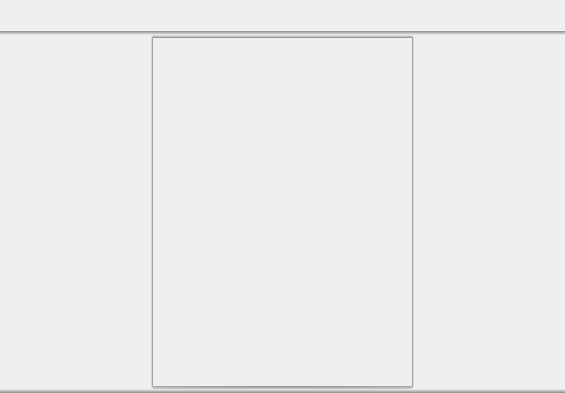
<?xml version="1.0" encoding="UTF-8"?>
<ui version="4.0">
 <class>GUI_Editor</class>
 <widget class="QWidget" name="GUI_Editor">
  <property name="geometry">
   <rect>
    <x>0</x>
    <y>0</y>
    <width>565</width>
    <height>393</height>
   </rect>
  </property>
  <property name="windowTitle">
   <string>Form</string>
  </property>
  <property name="styleSheet">
   <string notr="true">#toolsBarShadow{
	background-color: qlineargradient(spread:reflect, x1:0.5, y1:0, x2:0.5, y2:1, stop:0 rgba(25, 30, 28, 120), stop:1 rgba(0, 0, 0, 0));
}

#usersBarShadow{
background-color: qlineargradient(spread:reflect, x1:0.5, y1:1, x2:0.5, y2:0, stop:0 rgba(25, 30, 28, 120), stop:1 rgba(0, 0, 0, 0));
}</string>
  </property>
  <layout class="QVBoxLayout" name="verticalLayout" stretch="7,1,80,1,0">
   <property name="spacing">
    <number>0</number>
   </property>
   <property name="leftMargin">
    <number>0</number>
   </property>
   <property name="topMargin">
    <number>0</number>
   </property>
   <property name="rightMargin">
    <number>0</number>
   </property>
   <property name="bottomMargin">
    <number>0</number>
   </property>
   <item>
    <widget class="QWidget" name="toolsBarWidget" native="true">
     <layout class="QHBoxLayout" name="horizontalLayout_5">
      <property name="leftMargin">
       <number>0</number>
      </property>
      <property name="topMargin">
       <number>0</number>
      </property>
      <property name="rightMargin">
       <number>0</number>
      </property>
      <property name="bottomMargin">
       <number>0</number>
      </property>
     </layout>
    </widget>
   </item>
   <item>
    <widget class="QWidget" name="toolsBarShadow" native="true">
     <layout class="QHBoxLayout" name="horizontalLayout_3">
      <property name="leftMargin">
       <number>0</number>
      </property>
      <property name="topMargin">
       <number>0</number>
      </property>
      <property name="rightMargin">
       <number>0</number>
      </property>
      <property name="bottomMargin">
       <number>0</number>
      </property>
     </layout>
    </widget>
   </item>
   <item>
    <layout class="QHBoxLayout" name="horizontalLayout" stretch="4,7,4">
     <property name="spacing">
      <number>0</number>
     </property>
     <item>
      <spacer name="horizontalSpacer">
       <property name="orientation">
        <enum>Qt::Horizontal</enum>
       </property>
       <property name="sizeHint" stdset="0">
        <size>
         <width>40</width>
         <height>20</height>
        </size>
       </property>
      </spacer>
     </item>
     <item>
      <widget class="QWidget" name="widget_3" native="true">
       <layout class="QGridLayout" name="gridLayout" rowstretch="1,120,1" columnstretch="1,120,1">
        <property name="leftMargin">
         <number>0</number>
        </property>
        <property name="topMargin">
         <number>0</number>
        </property>
        <property name="rightMargin">
         <number>0</number>
        </property>
        <property name="bottomMargin">
         <number>0</number>
        </property>
        <property name="spacing">
         <number>0</number>
        </property>
        <item row="0" column="1">
         <widget class="QWidget" name="widget_6" native="true">
          <property name="styleSheet">
           <string notr="true">background-color: qlineargradient(spread:reflect, x1:0.5, y1:1, x2:0.5, y2:0, stop:0 rgba(25, 30, 28, 120), stop:1 rgba(0, 0, 0, 0));</string>
          </property>
         </widget>
        </item>
        <item row="1" column="0">
         <widget class="QWidget" name="widget_2" native="true">
          <property name="styleSheet">
           <string notr="true">background-color: qlineargradient(spread:reflect, x1:1, y1:0.5, x2:0, y2:0.5, stop:0 rgba(25, 30, 28, 120), stop:1 rgba(0, 0, 0, 0));</string>
          </property>
         </widget>
        </item>
        <item row="1" column="1">
         <widget class="QWidget" name="textWidget" native="true">
          <property name="sizePolicy">
           <sizepolicy hsizetype="Expanding" vsizetype="Expanding">
            <horstretch>0</horstretch>
            <verstretch>0</verstretch>
           </sizepolicy>
          </property>
          <layout class="QGridLayout" name="gridLayout_2">
           <property name="leftMargin">
            <number>0</number>
           </property>
           <property name="topMargin">
            <number>0</number>
           </property>
           <property name="rightMargin">
            <number>0</number>
           </property>
           <property name="bottomMargin">
            <number>0</number>
           </property>
          </layout>
         </widget>
        </item>
        <item row="1" column="2">
         <widget class="QWidget" name="widget_4" native="true">
          <property name="styleSheet">
           <string notr="true">background-color: qlineargradient(spread:reflect, x1:0, y1:0.5, x2:1, y2:0.5, stop:0 rgba(25, 30, 28, 120), stop:1 rgba(0, 0, 0, 0));</string>
          </property>
         </widget>
        </item>
        <item row="2" column="1">
         <widget class="QWidget" name="widget_5" native="true">
          <property name="styleSheet">
           <string notr="true">background-color: qradialgradient(spread:reflect, cx:0.5, cy:0, radius:1.6, fx:0.5, fy:0, stop:0 rgba(25, 30, 28, 120), stop:1 rgba(0, 0, 0, 0));</string>
          </property>
         </widget>
        </item>
        <item row="0" column="0">
         <widget class="QWidget" name="widget" native="true">
          <property name="styleSheet">
           <string notr="true">background-color: qradialgradient(spread:reflect, cx:1, cy:1, radius:1.5, fx:1, fy:1, stop:0 rgba(25, 30, 28, 120), stop:0.6 rgba(0, 0, 0, 0));</string>
          </property>
         </widget>
        </item>
        <item row="0" column="2">
         <widget class="QWidget" name="widget_7" native="true">
          <property name="styleSheet">
           <string notr="true">background-color: qradialgradient(spread:reflect, cx:0, cy:1, radius:1.5, fx:0, fy:1, stop:0 rgba(25, 30, 28, 120), stop:0.6 rgba(0, 0, 0, 0));</string>
          </property>
         </widget>
        </item>
        <item row="2" column="0">
         <widget class="QWidget" name="widget_8" native="true">
          <property name="styleSheet">
           <string notr="true">background-color: qradialgradient(spread:reflect, cx:1, cy:0, radius:1.5, fx:1, fy:0, stop:0 rgba(25, 30, 28, 120), stop:0.6 rgba(0, 0, 0, 0));</string>
          </property>
         </widget>
        </item>
        <item row="2" column="2">
         <widget class="QWidget" name="widget_9" native="true">
          <property name="styleSheet">
           <string notr="true">background-color: qradialgradient(spread:reflect, cx:0, cy:0, radius:1.5, fx:0, fy:0, stop:0 rgba(25, 30, 28, 120), stop:0.6 rgba(0, 0, 0, 0));</string>
          </property>
         </widget>
        </item>
       </layout>
      </widget>
     </item>
     <item>
      <spacer name="horizontalSpacer_2">
       <property name="orientation">
        <enum>Qt::Horizontal</enum>
       </property>
       <property name="sizeHint" stdset="0">
        <size>
         <width>40</width>
         <height>20</height>
        </size>
       </property>
      </spacer>
     </item>
    </layout>
   </item>
   <item>
    <widget class="QWidget" name="usersBarShadow" native="true">
     <layout class="QHBoxLayout" name="horizontalLayout_4">
      <property name="spacing">
       <number>6</number>
      </property>
      <property name="topMargin">
       <number>0</number>
      </property>
      <property name="rightMargin">
       <number>0</number>
      </property>
      <property name="bottomMargin">
       <number>0</number>
      </property>
     </layout>
    </widget>
   </item>
   <item>
    <widget class="QWidget" name="usersBarWidget" native="true">
     <property name="palette">
      <palette>
       <active>
        <colorrole role="Base">
         <brush brushstyle="SolidPattern">
          <color alpha="255">
           <red>255</red>
           <green>255</green>
           <blue>255</blue>
          </color>
         </brush>
        </colorrole>
        <colorrole role="Window">
         <brush brushstyle="SolidPattern">
          <color alpha="255">
           <red>180</red>
           <green>180</green>
           <blue>180</blue>
          </color>
         </brush>
        </colorrole>
       </active>
       <inactive>
        <colorrole role="Base">
         <brush brushstyle="SolidPattern">
          <color alpha="255">
           <red>255</red>
           <green>255</green>
           <blue>255</blue>
          </color>
         </brush>
        </colorrole>
        <colorrole role="Window">
         <brush brushstyle="SolidPattern">
          <color alpha="255">
           <red>180</red>
           <green>180</green>
           <blue>180</blue>
          </color>
         </brush>
        </colorrole>
       </inactive>
       <disabled>
        <colorrole role="Base">
         <brush brushstyle="SolidPattern">
          <color alpha="255">
           <red>180</red>
           <green>180</green>
           <blue>180</blue>
          </color>
         </brush>
        </colorrole>
        <colorrole role="Window">
         <brush brushstyle="SolidPattern">
          <color alpha="255">
           <red>180</red>
           <green>180</green>
           <blue>180</blue>
          </color>
         </brush>
        </colorrole>
       </disabled>
      </palette>
     </property>
     <property name="autoFillBackground">
      <bool>true</bool>
     </property>
     <layout class="QHBoxLayout" name="horizontalLayout_2">
      <property name="leftMargin">
       <number>0</number>
      </property>
      <property name="topMargin">
       <number>0</number>
      </property>
      <property name="rightMargin">
       <number>0</number>
      </property>
      <property name="bottomMargin">
       <number>0</number>
      </property>
     </layout>
    </widget>
   </item>
  </layout>
 </widget>
 <resources/>
 <connections/>
</ui>
